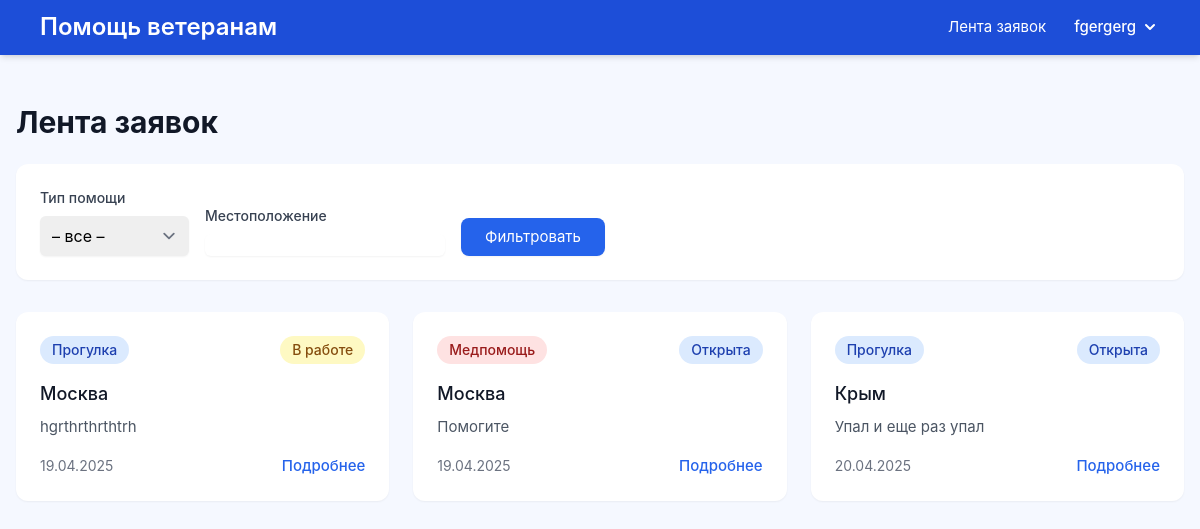
Page /requests/ (signed in) on the committed database.
### core/models.py (models this page shows, shortened)
class User(AbstractUser):
    ROLE_CHOICES = (
        ('veteran',   'Ветеран'),
        ('volunteer', 'Волонтёр'),
    )
    phone_regex = RegexValidator(
        regex=r'^\+?1?\d{9,15}$',
        message="Формат телефона: '+999999999'. До 15 цифр."
    )
    role = models.CharField(max_length=10, choices=ROLE_CHOICES)
    city = models.CharField("Город проживания", max_length=100)
    phone = models.CharField(
        "Телефон",
        max_length=20,
        validators=[phone_regex],
        blank=False
    )
    def is_veteran(self):
        return self.role == 'veteran'

class HelpRequest(models.Model):
    HELP_TYPES = (
        ('shopping', 'Закупки'),
        ('medical',  'Медпомощь'),
        ('walk',     'Прогулка'),
        ('other',    'Другое'),
    )
    STATUS_CHOICES = (
        ('open',        'Открыта'),
        ('in_progress', 'В работе'),
        ('done',        'Выполнено'),
    )
    veteran = models.ForeignKey(
        settings.AUTH_USER_MODEL,
        on_delete=models.CASCADE,
        related_name='requests'
    )
    help_type   = models.CharField("Тип помощи", max_length=20, choices=HELP_TYPES)
    description = models.TextField(
        "Описание",
        validators=[MinLengthValidator(10)],
        max_length=1000
    )
    location    = models.CharField("Местоположение", max_length=200)
    status      = models.CharField("Статус", max_length=20, choices=STATUS_CHOICES, default='open')
    created_at  = models.DateTimeField(auto_now_add=True)

### core/views.py (the view)
# urls.py: path('requests/',         views.request_list,      name='request_list'),
@login_required
def request_list(request):
    qs = HelpRequest.objects.exclude(status='done')
    ht = request.GET.get('help_type')
    loc= request.GET.get('location')
    if ht:
        qs = qs.filter(help_type=ht)
    if loc:
        qs = qs.filter(location__icontains=loc)
    return render(request, 'core/request_list.html', {'requests': qs})

### core/templates/core/request_list.html (shortened to what this page needs)
<!DOCTYPE html>
<html lang="en">
<head>
</head>
<body>
 {% extends 'core/base.html' %}
{% block content %}
<div class="py-6">
  <div class="mb-8">
    <h1 class="text-3xl font-bold text-gray-900 mb-6">Лента заявок</h1>
    <div class="bg-white p-6 rounded-xl shadow-sm mb-8">
      <form method="get" class="flex flex-wrap items-end gap-4">
        <div class="flex flex-col">
          <label for="help_type" class="block text-sm font-medium text-gray-700 mb-1">Тип помощи</label>
          <select name="help_type" id="help_type" class="mt-1 block w-full pl-3 pr-10 py-2 text-base border-gray-300 focus:outline-none focus:ring-primary focus:border-primary rounded-md shadow-sm">
            <option value="">– все –</option>
          </select>
        </div>
        <div class="flex flex-col">
          <label for="location" class="block text-sm font-medium text-gray-700 mb-1">Местоположение</label>
          <input
            type="text"
            name="location"
            id="location"
            value="{{ request.GET.location }}"
            class="mt-1 focus:ring-primary focus:border-primary block w-full shadow-sm border-gray-300 rounded-md"
          >
        </div>
        <button type="submit" class="bg-primary hover:bg-primary-dark text-white py-2 px-6 rounded-lg shadow-sm transition-colors">
          Фильтровать
        </button>
      </form>
    </div>
    <div class="grid grid-cols-1 md:grid-cols-2 lg:grid-cols-3 gap-6">
      {% for hr in requests %}
        <div class="bg-white overflow-hidden shadow-sm rounded-xl transition-all hover:shadow-md">
          <div class="p-6">
            <div class="flex justify-between items-start mb-4">
              <span class="inline-flex items-center px-3 py-1 rounded-full text-sm font-medium
                {% if hr.help_type == 'shopping' %}bg-green-100 text-green-800
                {% elif hr.help_type == 'medical' %}bg-red-100 text-red-800
                {% elif hr.help_type == 'walk' %}bg-blue-100 text-blue-800
                {% else %}bg-gray-100 text-gray-800{% endif %}">
                {{ hr.get_help_type_display }}
              </span>
              <span class="inline-flex items-center px-3 py-1 rounded-full text-sm font-medium
                {% if hr.status == 'open' %}bg-blue-100 text-blue-800
                {% elif hr.status == 'in_progress' %}bg-yellow-100 text-yellow-800
                {% else %}bg-green-100 text-green-800{% endif %}">
                {{ hr.get_status_display }}
              </span>
            </div>
            <h3 class="text-lg font-medium text-gray-900 mb-2">{{ hr.location }}</h3>
            <p class="text-gray-600 line-clamp-2 mb-4">{{ hr.description|truncatechars:100 }}</p>
            <div class="mt-3 flex justify-between items-center">
              <span class="text-sm text-gray-500">
                {{ hr.created_at|date:"d.m.Y" }}
              </span>
              <a href="{% url 'request_detail' hr.pk %}" class="text-primary hover:text-primary-dark font-medium">
                Подробнее
              </a>
            </div>
          </div>
        </div>
      {% endfor %}
    </div>
  </div>
</div>
{% endblock %}

### core/templates/core/base.html (shortened to what this page needs)
<!DOCTYPE html>
<html lang="ru">
<head>
    <script src="https://cdn.tailwindcss.com"></script>
</head>
<body>
    <div class="fixed top-0 left-0 w-full z-10">
        <nav class="flex justify-between items-center bg-primary-dark px-10 py-2.5 shadow-md">
            <a href="{% url 'request_list' %}" class="block font-semibold text-2xl text-white">Помощь ветеранам</a>
            <div class="flex items-center space-x-4">
                {% if user.is_authenticated %}
                    <div class="flex items-center text-white">
                        <a href="{% url 'request_list' %}" class="px-4 py-1.5 transition-colors hover:bg-primary/80 rounded-lg">Лента заявок</a>
                        <div class="relative group ml-3">
                            <button class="flex items-center text-white font-medium">
                                <span class="mr-1">{{ user.username }}</span>
                                <svg xmlns="http://www.w3.org/2000/svg" class="h-5 w-5" viewBox="0 0 20 20" fill="currentColor">
                                    <path fill-rule="evenodd" d="M5.293 7.293a1 1 0 011.414 0L10 10.586l3.293-3.293a1 1 0 111.414 1.414l-4 4a1 1 0 01-1.414 0l-4-4a1 1 0 010-1.414z" clip-rule="evenodd" />
                                </svg>
                            </button>
                        </div>
                    </div>
                {% endif %}
            </div>
        </nav>
    </div>
    <div class="container content-container">
        {% block content %}{% endblock %}
    </div>
</body>
</html>

### core/templates/core/base.html (style rules this page uses)
body { min-height: 100vh; font-family: 'Inter', -apple-system, BlinkMacSystemFont, 'Segoe UI', Roboto, Oxygen, Ubuntu, Cantarell, 'Fira Sans', 'Droid Sans', 'Helvetica Neue', sans-serif; font-size: 15px; text-rendering: optimizeLegibility; background-color: #F5F8FF; }
.container { max-width: 1200px; margin: 0 auto; padding: 0 1rem; }
.content-container { padding-top: 80px; }

### core/templates/core/request_list.html (style rules this page uses)
select { background-position: right 0.5rem center; background-repeat: no-repeat; background-size: 1.5em 1.5em; padding-right: 2.5rem; -webkit-print-color-adjust: exact; print-color-adjust: exact; appearance: none; }
.line-clamp-2 { display: -webkit-box; -webkit-line-clamp: 2; -webkit-box-orient: vertical; overflow: hidden; }

### rows in the picture
User: username "fgergerg"
HelpRequest: help_type "Прогулка", status "В работе", location "Москва", description "hgrthrthrthtrh", created_at "19.04.2025"
HelpRequest: help_type "Медпомощь", status "Открыта", location "Москва", description "Помогите", created_at "19.04.2025"
HelpRequest: help_type "Прогулка", status "Открыта", location "Крым", description "Упал и еще раз упал", created_at "20.04.2025"
